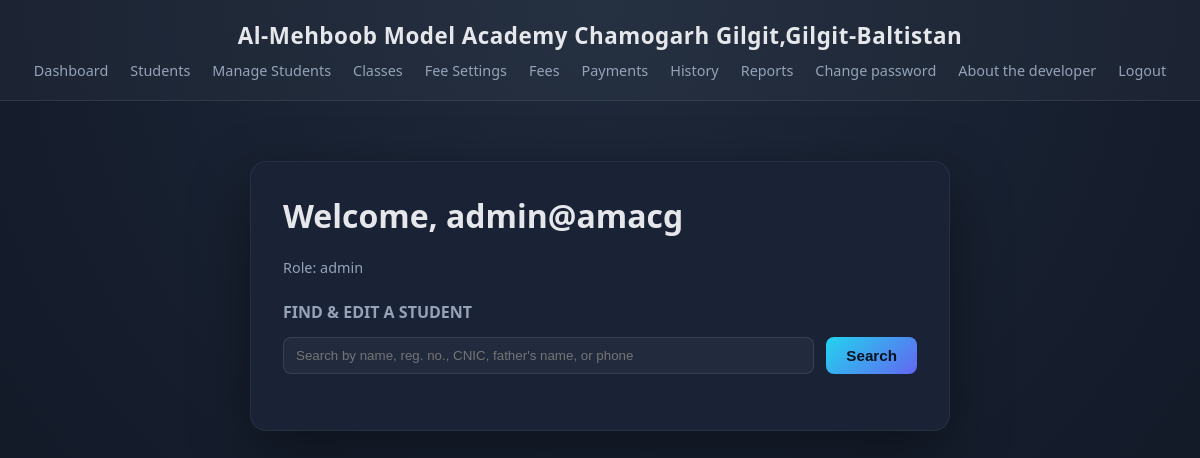
The app's page /dashboard (signed in) with its own data.
### models.py (models this page shows, shortened)
class School(db.Model):
    __tablename__ = "school"
    id = db.Column(db.Integer, primary_key=True)
    name = db.Column(db.String(150), nullable=False)
    admission_fee = db.Column(db.Float, default=0)
    security_fee = db.Column(db.Float, default=0)

class User(UserMixin, db.Model):
    __tablename__ = "users"
    id = db.Column(db.Integer, primary_key=True)
    username = db.Column(db.String(50), unique=True, nullable=False)
    password_hash = db.Column(db.String(255), nullable=False)
    role = db.Column(db.String(20), nullable=False)  # 'admin' or 'user'
    must_change_password = db.Column(db.Boolean, default=False)
    student_id = db.Column(db.Integer, db.ForeignKey("students.id"), nullable=True)
    student = db.relationship("Student", backref="user_account", uselist=False)

### app.py (the view, shortened to what this page needs)
@app.route("/dashboard")
@login_required
def dashboard():
    q = request.args.get("q", "").strip()
    results = []
    return render_template("dashboard.html", query=q, results=results)

### app.py (called while the page is built)
@login_manager.user_loader
def load_user(user_id):
    return User.query.get(int(user_id))

@app.context_processor
def inject_school_name():
    school = School.query.first()
    return {"school_name": school.name if school else "School Management System"}

### templates/dashboard.html (shortened to what this page needs)
{% extends "base.html" %}
{% block content %}
<div class="wide-card" style="max-width: 700px; text-align: left;">
  <h1>Welcome, {{ current_user.username }}</h1>
  <p class="subtitle">Role: {{ current_user.role }}</p>
  <h2 style="font-size:1rem; color:var(--muted); text-transform:uppercase; margin-top:24px;">Find &amp; edit a student</h2>
  <form method="GET" class="inline-form">
    <input type="text" name="q" placeholder="Search by name, reg. no., CNIC, father's name, or phone" value="{{ query or '' }}">
    <button type="submit" class="btn-primary btn-small">Search</button>
  </form>
</div>
{% endblock %}

### templates/base.html (shortened to what this page needs)
<!DOCTYPE html>
<html lang="en">
<head>
  <link rel="stylesheet" href="{{ url_for('static', filename='css/style.css') }}">
</head>
<body>
  <header class="topbar">
    <span class="school-name">{{ school_name }}</span>
    {% if current_user.is_authenticated %}
      <nav>
        <a href="{{ url_for('dashboard') }}">Dashboard</a>
        {% if current_user.role == 'admin' %}
          <a href="{{ url_for('students') }}">Students</a>
          <a href="{{ url_for('manage_students') }}">Manage Students</a>
          <a href="{{ url_for('classes') }}">Classes</a>
          <a href="{{ url_for('fee_settings') }}">Fee Settings</a>
          <a href="{{ url_for('fees') }}">Fees</a>
          <a href="{{ url_for('payments_search') }}">Payments</a>
          <a href="{{ url_for('payment_history') }}">History</a>
          <a href="{{ url_for('reports') }}">Reports</a>
        {% endif %}
        <a href="{{ url_for('change_password') }}">Change password</a>
        <a href="{{ url_for('about_developer') }}">About the developer</a>
        <a href="{{ url_for('logout') }}">Logout</a>
      </nav>
    {% endif %}
  </header>
  <main class="content">
    {% block content %}{% endblock %}
  </main>
</body>
</html>

### static/css/style.css (style rules this page uses)
:root { --bg: #0f1522; --card-bg: #1a2236; --accent: #22d3ee; --accent-2: #6366f1; --text: #e5e7eb; --muted: #94a3b8; --danger: #f87171; --success: #34d399; }
* { box-sizing: border-box; }
body { margin: 0; font-family: "Segoe UI", sans-serif; background: radial-gradient(circle at top, #1e293b, #0f1522); color: var(--text); min-height: 100vh; }
.topbar { display: flex; flex-direction: column; align-items: center; gap: 10px; padding: 20px 32px; background: rgba(255, 255, 255, 0.03); border-bottom: 1px solid rgba(255, 255, 255, 0.08); }
.school-name { font-weight: 800; font-size: 1.4rem; letter-spacing: 0.5px; text-align: center; }
.topbar nav { display: flex; flex-wrap: wrap; justify-content: center; gap: 4px 22px; }
.topbar nav a { color: var(--muted); text-decoration: none; font-size: 0.9rem; }
.content { display: flex; justify-content: center; padding: 60px 20px; }
.subtitle { color: var(--muted); font-size: 0.9rem; margin-bottom: 24px; }
.btn-primary { width: 100%; margin-top: 24px; padding: 12px; border: none; border-radius: 8px; background: linear-gradient(135deg, var(--accent), var(--accent-2)); color: #05131f; font-weight: 700; font-size: 0.95rem; cursor: pointer; }
.wide-card { background: var(--card-bg); border: 1px solid rgba(255, 255, 255, 0.06); border-radius: 16px; padding: 32px; width: 100%; max-width: 900px; box-shadow: 0 20px 60px rgba(0, 0, 0, 0.4); }
.wide-card h1 { margin-top: 0; }
.inline-form { display: flex; gap: 12px; margin-bottom: 24px; flex-wrap: wrap; }
.inline-form input { flex: 1; min-width: 140px; padding: 10px 12px; border-radius: 8px; border: 1px solid rgba(255, 255, 255, 0.1); background: rgba(255, 255, 255, 0.04); color: var(--text); }
.btn-small { width: auto; padding: 10px 20px; margin-top: 0; }

### records on screen
School: name "Al-Mehboob Model Academy Chamogarh Gilgit,Gilgit-Baltistan"
User: username "admin@amacg", role "admin"
